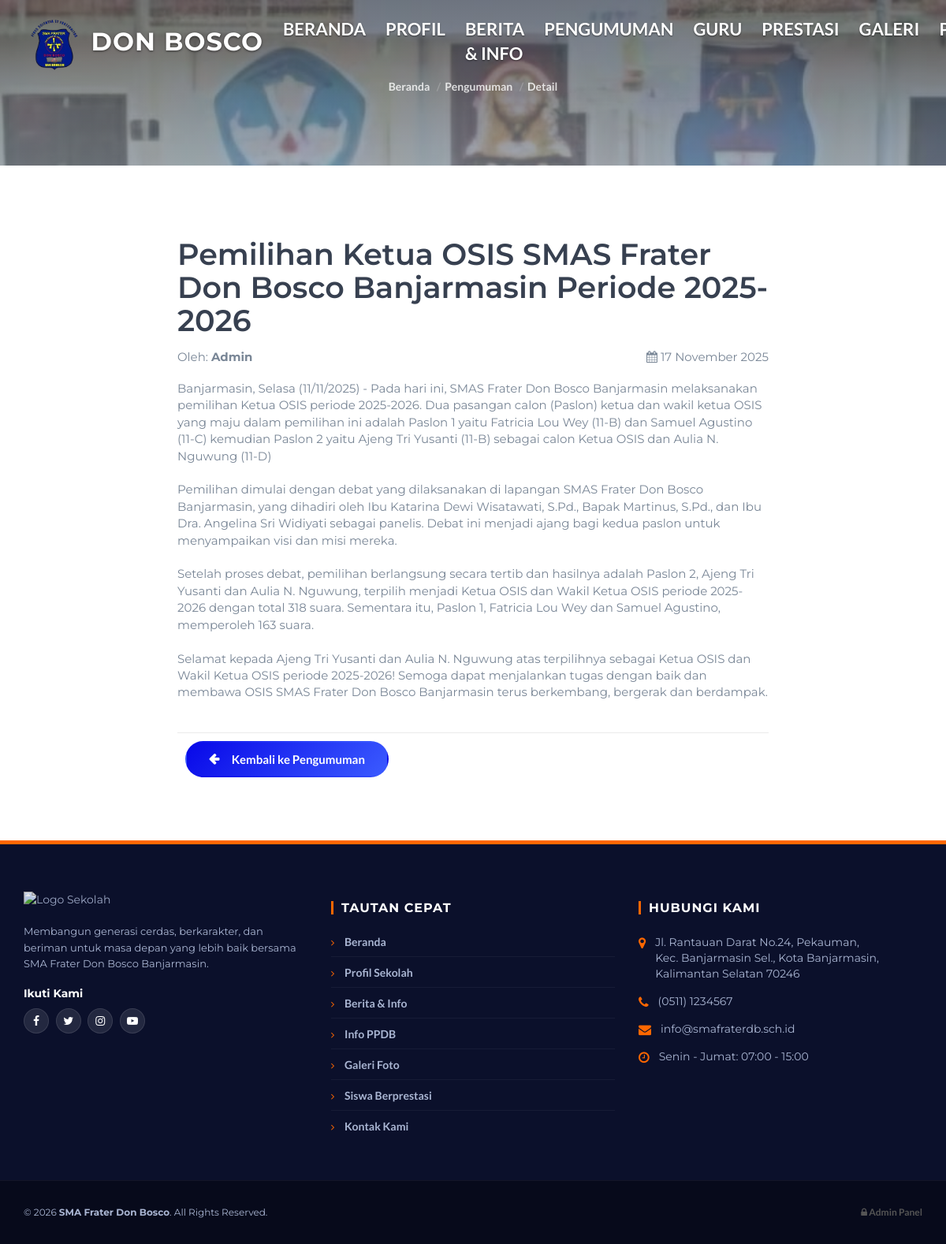
The page /detail_pengumuman.php?id=4 on the database its author committed.
### tables this page shows
CREATE TABLE `pengumuman` (
  `id_pengumuman` int NOT NULL AUTO_INCREMENT,
  `judul` varchar(255) NOT NULL,
  `isi_pengumuman` text NOT NULL,
  `tanggal_penting` date DEFAULT NULL,
  `status` enum('Aktif','Arsip') NOT NULL DEFAULT 'Aktif',
  PRIMARY KEY (`id_pengumuman`)
);

### controllers/DetailPengumumanController.php (called while the page is built, shortened)
<?php
require_once __DIR__ . '/../models/PengumumanModel.php';
class DetailPengumumanController
{
    private $model;
    public function __construct()
    {
        $this->model = new PengumumanModel();
    }
    public function index()
    {
        $rawId = $_GET['id'];
        $id = intval($rawId);
        $pengumuman = $this->model->getPengumumanById($id);
        require_once __DIR__ . '/../views/detail_pengumuman.php';
    }
}

### detail_pengumuman.php (called while the page is built)
<?php
require_once __DIR__ . '/controllers/DetailPengumumanController.php';
$controller = new DetailPengumumanController();
$controller->index();

### models/PengumumanModel.php (called while the page is built, shortened)
<?php
require_once 'Database.php';
class PengumumanModel extends Database {
    public function getPengumumanById($id) {
        $id = intval($id);
        $sql = "SELECT * FROM pengumuman WHERE id_pengumuman = $id";
        $query = $this->query($sql);
        return mysqli_fetch_assoc($query);
    }
}
?>

### models/Database.php (called while the page is built, shortened)
<?php
require_once __DIR__ . '/../Koneksi Database/koneksi.php';
class Database {
    protected $koneksi;
    public function __construct() {
        global $koneksi;
        $this->koneksi = $koneksi;
    }
    public function query($sql) {
        return mysqli_query($this->koneksi, $sql);
    }
}
?>

### views/detail_pengumuman.php (the view, shortened to what this page needs)
<?php
include_once __DIR__ . '/template/header.php';
?>
<link rel="stylesheet" href="css/pengumuman.css">
<div class="hero-area section" style="height: 22vh; min-height: 210px;">
    <div class="bg-image bg-parallax overlay" style="background-image:url(./img/page-background2.jpg)"></div>
    <div class="container">
        <div class="row" style="margin-top:20px;">
            <div class="col-md-10 col-md-offset-1 text-center">
                <ul class="hero-area-tree" style="font-size:13px;">
                    <li><a href="index.php">Beranda</a></li>
                    <li><a href="pengumuman.php">Pengumuman</a></li>
                    <li>Detail</li>
                </ul>
            </div>
        </div>
    </div>
</div>
<div class="pengumuman-detail section">
    <div class="container">
        <div class="row">
            <div class="col-md-8 col-md-offset-2">
                <?php if (!empty($pengumuman)): ?>
                    <h1 class="judul-berita">
                        <?= htmlspecialchars($pengumuman['judul']); ?>
                    </h1>
                    <div class="blog-meta" style="margin-bottom:18px;">
                        <span class="blog-meta-author">
                            Oleh: <strong><?= htmlspecialchars($pengumuman['penulis'] ?? 'Admin'); ?></strong>
                        </span>
                        <div class="pull-right">
                            <span>
                                <i class="fa fa-calendar"></i>
                                <?= date('d F Y', strtotime($pengumuman['tanggal_penting'])); ?>
                            </span>
                        </div>
                    </div>
                    <div class="blog-content">
                        <p><?= nl2br(htmlspecialchars($pengumuman['isi_pengumuman'])); ?></p>
                    </div>
                    <div class="blog-share">
                         <a href="pengumuman.php" class="main-button">Kembali ke Pengumuman</a>
                    </div>
                <?php endif; ?>
            </div>
        </div>
    </div>
</div>
<?php
include_once __DIR__ . '/template/footer.php';
?>

### css/style.css (style rules this page uses)
body { font-family: 'Montserrat', sans-serif; font-size: 15px; font-weight: 400; color: #798696; overflow-x:hidden; }
h1,h2,h3,h4,h5,h6 { margin-top: 12px; margin-bottom: 15px; font-weight: 600; color: #374050; }
h1 { font-size:38px; }
a { font-family: 'Lato', sans-serif; color: #374050; font-weight: 700; }
ul,ol { margin: 0; padding: 0; list-style: none }
.section { position:relative; padding-top:80px; padding-bottom:80px; }
.bg-image { position:absolute; left:0; right:0; top:0; bottom:0; background-position:center; background-size:cover; }
.bg-image.bg-parallax { background-attachment:fixed; }
.bg-image.overlay:after { content:""; position:absolute; left:0; right:0; top:0; bottom:0; background-image: -webkit-gradient(linear, left top, left bottom, from(#374050), to(#798696)); background-image: linear-gradient(to bottom, #374050 0%, #798696 100%); opacity: 0.7; }
.main-button { position:relative; display:inline-block; padding:10px 30px; background-color: #FF6700; border: 2px solid transparent; border-radius: 40px; color: #FFF; -webkit-transition:0.2s all; transition:0.2s all; }
.hero-area { position:relative; padding-top: 80px; padding-bottom: 80px; }
.hero-area-tree li { display:inline-block; font-family: 'Lato', sans-serif; font-weight:600; font-size:14px; color:rgba(255, 255, 255, 0.8); }
.hero-area-tree li > a { color:rgba(255, 255, 255, 0.8); }
.hero-area-tree li + li:before { content: "/"; display: inline-block; margin: 0px 5px; color: rgba(235, 235, 235, 0.25); }
.blog-share { border-top: 1px solid #EBEBEB; padding-top: 10px; margin-top: 40px; }
.blog-share a { display:inline-block; margin-left:10px; width:40px; height:40px; line-height:40px; text-align:center; color:#FFF; background-color:#EBEBEB; border-radius:50%; -webkit-transition:0.2s opacity; transition:0.2s opacity; }

### css/header-custom.css (style rules this page uses)
html { scroll-behavior: smooth !important; }

### css/pengumuman.css (style rules this page uses)
body, html { overflow-x: hidden; }

### views/detail_pengumuman.php (style rules this page uses)
.blog-share a.main-button { display: inline-flex !important; align-items: center !important; justify-content: center !important; padding: 12px 28px !important; border-radius: 50px !important; background: linear-gradient(135deg, #0808e8, #3b5bff) !important; color: #fff !important; font-weight: 700 !important; font-size: 15px !important; text-decoration: none !important; white-space: nowrap !important; width: auto !important; height: auto !important; line-height: normal !important; gap: 10px !important; }
.blog-share a.main-button::before { font-family: 'FontAwesome'; content: "\f060"; margin-right: 6px; }
.blog-share a.main-button::after { content: none !important; }
.blog-share a { display: inline-flex !important; }

### rows shown on the page
pengumuman: judul "Pemilihan Ketua OSIS SMAS Frater Don Bosco Banjarmasin Periode 2025-2026", tanggal_penting "17 November 2025", isi_pengumuman "Banjarmasin, Selasa (11/11/2025) - Pada hari ini, SMAS Frater Don Bosco Banjarmasin melaksanakan pemilihan Ketua OSIS periode 2025-2026. Dua pasangan calon (Paslon) ketua dan wakil ketua OSIS yang maju dalam pemilihan ini adalah Paslon 1 yaitu Fatricia Lou Wey (11-B) dan Samuel Agustino (11-C) kemudian Paslon 2 yaitu Ajeng Tri Yusanti (11-B) sebagai calon Ketua OSIS dan Aulia N. Nguwung (11-D) Pemilihan dimulai dengan debat yang dilaksanakan di lapangan SMAS Frater Don Bosco Banjarmasin, yang dihadiri oleh Ibu Katarina Dewi Wisatawati, S.Pd., Bapak Martinus, S.Pd., dan Ibu Dra. Angelina Sri Widiyati sebagai panelis. Debat ini menjadi ajang bagi kedua paslon untuk menyampaikan visi dan misi…"

### other values the page prints
$pengumuman['penulis'] "Admin"
